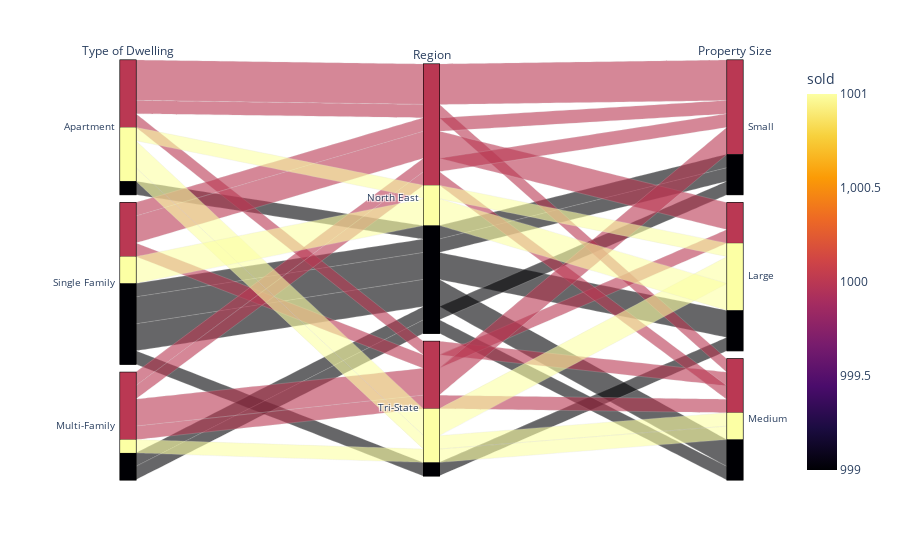

Here is the notebook cell this chart was saved with:
### Code cell
# Plot data using parallel_categories
px.parallel_categories(
    df,
    dimensions=["type", "region", "prop_size"],
    color="sold",
    color_continuous_scale=px.colors.sequential.Inferno,
    labels={
        "type": "Type of Dwelling",
        "region": "Region",
        "prop_size": "Property Size",
    },
)

### Figure 1 — Plotly figure (JSON) as saved in the notebook; plotly's stock layout.template omitted (floating-point values rounded to 4 significant figures)
{"data": [{"dimensions": [{"label": "Type of Dwelling", "values": ["Apartment", "Single Family", "Single Family", "Single Family", "Single Family", "Multi-Family", "Multi-Family", "Apartment", "Apartment", "Apartment", "Multi-Family", "Multi-Family", "Single Family", "Single Family", "Single Family", "Single Family", "Single Family", "Apartment", "Apartment", "Multi-Family", "Multi-Family", "Single Family", "Apartment", "Multi-Family", "Single Family", "Single Family", "Apartment", "Apartment", "Apartment", "Multi-Family"]}, {"label": "Region", "values": ["North East", "North East", "Tri-State", "North East", "North East", "North East", "Tri-State", "North East", "Tri-State", "Tri-State", "North East", "Tri-State", "North East", "North East", "North East", "North East", "North East", "North East", "North East", "North East", "North East", "Tri-State", "North East", "Tri-State", "North East", "North East", "North East", "Tri-State", "Tri-State", "Tri-State"]}, {"label": "Property Size", "values": ["Small", "Large", "Large", "Large", "Small", "Medium", "Small", "Large", "Large", "Large", "Medium", "Small", "Large", "Medium", "Medium", "Small", "Large", "Medium", "Small", "Small", "Small", "Large", "Small", "Medium", "Large", "Large", "Small", "Medium", "Medium", "Medium"]}], "domain": {"x": [0, 1], "y": [0, 1]}, "line": {"color": [1000, 999, 1000, 1000, 1000, 1000, 1000, 1001, 1001, 1001, 999, 1000, 1001, 999, 999, 999, 999, 1000, 1000, 1000, 999, 999, 999, 1001, 1000, 1001, 1000, 1001, 1000, 1000], "coloraxis": "coloraxis"}, "name": "", "type": "parcats"}], "layout": {"coloraxis": {"colorbar": {"title": {"text": "sold"}}, "colorscale": [[0, "#000004"], [0.1111, "#1b0c41"], [0.2222, "#4a0c6b"], [0.3333, "#781c6d"], [0.4444, "#a52c60"], [0.5556, "#cf4446"], [0.6667, "#ed6925"], [0.7778, "#fb9b06"], [0.8889, "#f7d13d"], [1, "#fcffa4"]]}, "legend": {"tracegroupgap": 0}, "margin": {"t": 60}}}
